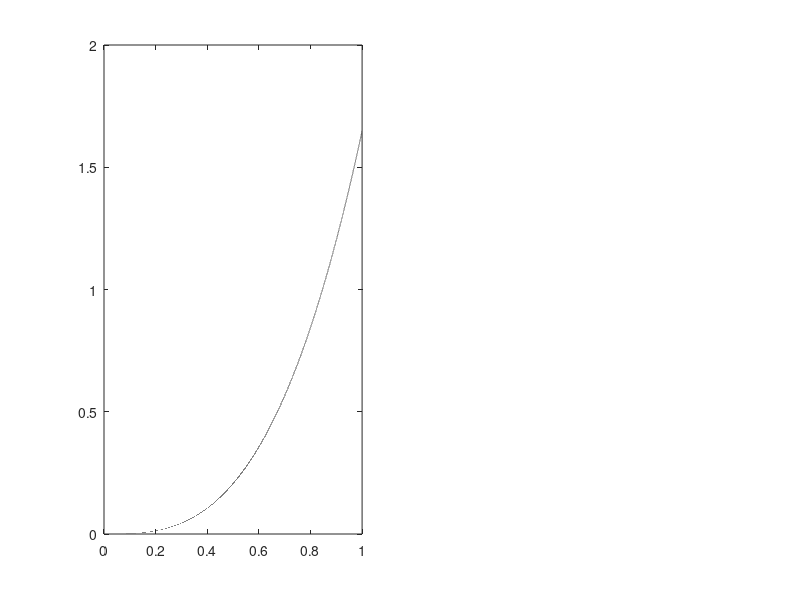

This chart was generated by the following MATLAB code: (Note: this script raises an error after producing the figure.)
%
%       o - - - - - - - - - - - - - - - - - - - - - - - o
%       |                                               |
%       |     MATH107 Lab - Final Project               |
%       |     Author: Brian Fong                        |
%       |     ID: bfong2,  87658711                     |
%       |     Date: 05/13/2021                          |
%       |                                               |
%       o - - - - - - - - - - - - - - - - - - - - - - - o 
%
%% Reset
clear
close
clc
%
% Consider the heat equation with boundary conditions given by 
%
%   u_t     = 1.5 u_xx + x^3 e^t - 9 x e^t,     (x, t) in (0, 1) X (0, T)
%   IC: u(x, 0) = x^3                               x in [0, 1]
%   BC: u(0, t) = 0,       u_x(1, t) = 3 e^t        t in [0, T]
%
% whose exact solution is u(x, t) = x^3 e^t 

%% ======== PART I =============================================
%   Use Forward Euler's method in time and Finite Difference method in
%   space to approximate the solution to the problem where the Neumann
%   boundary condition is approximated using the first order
%   approximation given by
%       u_x(1, t) ~= (v_m(t)-v_m-1(t)) / h
%   Obtain approximations at T = Nk = 0.5 and determine 
%       max_i |u(ih, Nk)-w_i^N| for h = 1/10, 1/20, 1/40, 1/80, 1/160.
%   Choose k so that k/h^2 = 1/3. Determine the order of accuracy in
%   space. 

% Exact Solution
u = @(x, t) x.^3.*exp(t);   

% Basic Setting
a = 0; b = 1; 
c = 0; T = 0.5; 
alpha = sqrt(1.5); 
H = [1/10, 1/20, 1/40, 1/80, 1/160];

% Plotting Exact Solution 
exact_x = a:10^-5:b;
subplot(1, 2, 1)
plot(exact_x, u(exact_x, T), 'k--')
hold on
sgtitle("Forward Euler's Method")
title("Approximation (at time T = 0.5)")
xlabel("x")
ylabel("u")
x_text = exact_x(round(size(exact_x, 2)/2));
y_text = u(x_text, T);
text(x_text, y_text, "Exact")
axis([0 1 0 2])
x0=100;
y0=75;
width=1000;
height=900;
set(gcf,'position',[x0,y0,width,height])

% Main Algorithm 
errors = zeros(size(H));
for h_i = 1:size(H, 2)
	% Basic Setting
	h = H(h_i);     x = a:h:b; 		Nx = size(x, 2);	Nix = Nx-2;
	k = 1/3*h^2;    t = c:k:T;      Nt = size(t, 2);	
	lambda = alpha^2*k/h^2; 
	
	% Constructing Matrix
	A = diag((1-2*lambda)*ones(Nix, 1))...		
		+ diag(lambda*ones(Nix-1, 1), 1)...		
		+ diag(lambda*ones(Nix-1, 1), -1);		

	% "Nonhomogeneous part"
	P = @(x, t) x.^3*exp(t) - 9*x.*exp(t);

	% Initial Conditions
    w = zeros(Nx, Nt);
	w(:, 1) = x.^3'; 
	
	% Boundary Conditions
	boundary = zeros(size(A, 1), 1); 

	% Forward Euler's Method
    for j = 1:Nt-1
		% update boundary at x = 1
		boundary(end) = lambda*w(end, j);
		% update
		w(2:Nx-1, j+1) = A*w(2:Nx-1, j)...
                        + k*P(x(2:Nx-1), t(j))'...
                        + boundary;
		% apply boundary condition
		w(end, j+1) = w(end-1, j+1) + 3*h*exp(t(j+1));
    end
    % Plotting Results
    plot(x, w(:, end))
    h_str = strcat("h=",num2str(h)); 
    mid_index = round(size(x, 2)/2) + h_i; 
    x_text = x(mid_index);
    y_text = w(mid_index, end);
    text(x_text, y_text, h_str)
    
	% Error
    abs_err = abs(w(2:Nx-1, end) - u(x(2:Nx-1), t(end-1))');
	errors(h_i) = max(abs_err);
end
legend("Exact", "1/10", "1/20", "1/40", "1/80", "1/160", "Location", "northwest")
hold off

% Plotting Error
subplot(1, 2, 2)
loglog(H, H)
hold on
loglog(H, H.^2)
plot(H, errors, '-o')
xlabel("Step Size h")
ylabel("Absolute Error")
title("Max Absolute Error vs Step Size (h)")
legend("O(h)", "O(h^2)", "Forward Euler", "Location", "northwest")
hold off

% Printing Error
fprintf("Forward Euler's Method: \n\n")
fprintf("  Step Size (h)     max_i|u(ih, Nk) - w_i^N| \n")
fprintf("------------------------------------------------\n")
for i = 1:size(H, 2)
   fprintf("    %1.5f                 %10.5f \n", H(i), errors(i)) 
end
fprintf("\n")

% DISCUSSION:
%   Looking at the results of the error behind the Forward Euler's 
%   method, we see that the error is around the same order of 
%   magnitude as the step size. Thus, this method is of order O(h)

%% ======== PART II =============================================
%   Repeat Part (I) using the second order approximation 
%       u_x(1, t) ~= (v_m+1(t) - v_m-1(t))/(2h) 
%   with a ghost point x_m+1. Determine the order of the accuracy 
%   in space. 
clear

% Exact Solution
u = @(x, t) x.^3.*exp(t);   

% Basic Setting
a = 0; b = 1; 
c = 0; T = 0.5; 
alpha = sqrt(1.5); 
H = [1/10, 1/20, 1/40, 1/80, 1/160];

% Plotting Exact Solution 
exact_x = a:10^-5:b;
figure
subplot(1, 2, 1)
plot(exact_x, u(exact_x, T), 'k--')
hold on
sgtitle("FDM with 2nd-Order Approx. (Ghost Point x_{m+1})")
title("Approximation (at time T = 0.5)")
xlabel("x")
ylabel("u")
x_text = exact_x(round(size(exact_x, 2)/2));
y_text = u(x_text, T);
text(x_text, y_text, "Exact")
axis([0 1 0 2])
x0=500;
y0=75;
width=1000;
height=900;
set(gcf,'position',[x0,y0,width,height])

% Main Algorithm 
errors = zeros(size(H));
for h_i = 1:size(H, 2)
	% Basic Setting
	h = H(h_i);     x = a:h:b; 		Nx = size(x, 2);	Nix = Nx-2;
	k = 1/3*h^2;    t = c:k:T;      Nt = size(t, 2);	
	lambda = alpha^2*k/h^2; 
	
	% Constructing Matrix
	A = diag((1-2*lambda)*ones(Nix, 1))...		
		+ diag(lambda*ones(Nix-1, 1), 1)...		
		+ diag(lambda*ones(Nix-1, 1), -1);		

	% "Nonhomogeneous part"
	P = @(x, t) x.^3*exp(t) - 9*x.*exp(t);

	% Initial Conditions
    w = zeros(Nx, Nt);
	w(:, 1) = x.^3'; 
	
	% Boundary Conditions
	boundary = zeros(size(A, 1), 1); 

	% 2nd-Order Approximation with ghost point
    for j = 1:Nt-1
		% update boundary at x = 1
		boundary(end) = lambda*w(end, j);
		% update
		w(2:Nx-1, j+1) = A*w(2:Nx-1, j)...
                        + k*P(x(2:Nx-1), t(j))'...
                        + boundary;
		% apply boundary condition
		w(end, j+1) = (1-2*lambda)*w(end, j)... 
                        + lambda*(6*h*exp(t(j)) + w(end-1, j))... 
                        + lambda*w(end-1, j)...
                        + k*P(x(end), t(j))';
    end
    % Plotting Results
    plot(x, w(:, end))
    h_str = strcat("h=",num2str(h)); 
    mid_index = round(size(x, 2)/2) + h_i; 
    x_text = x(mid_index);
    y_text = w(mid_index, end);
    text(x_text, y_text, h_str)
    
	% Error
    abs_err = abs(w(2:Nx-1, end) - u(x(2:Nx-1), t(end-1))');
	errors(h_i) = max(abs_err);
end
legend("Exact", "1/10", "1/20", "1/40", "1/80", "1/160", "Location", "northwest")
hold off

% Plotting Error
subplot(1, 2, 2)
loglog(H, H)
hold on 
loglog(H, H.^2)
loglog(H, errors, '-o')
xlabel("Step Size h")
ylabel("Absolute Error")
title("Max Absolute Error vs Step Size (h)")
legend("O(h)", "O(h^2)", "FDM", "Location", "northwest")
hold off

% Printing Error
fprintf("FDM with 2nd-Order Approximation (Ghost Point x_{m+1}): \n\n")
fprintf("  Step Size (h)     max_i|u(ih, Nk) - w_i^N| \n")
fprintf("--------------------------------------------------\n")
for i = 1:size(H, 2)
   fprintf("    %1.5f                 %10.5f \n", H(i), errors(i)) 
end
fprintf("\n")

% DISCUSSION:
%   Looking at the results of the error behind the 2nd-Order
%   Approximation with ghost point x_{m+1} method, we see that
%   the error is around O(h^2); more accurate than the
%   Forward Euler method. 

%% ======== PART III ============================================
%   Use the Crank-Nicolson method in time and Finite Difference method
%   in space to repeat Part (I). Choose k = h. Determine the order of
%   accuracy in space. 
clear

% Exact Solution
u = @(x, t) x.^3.*exp(t);   

% Basic Setting
a = 0; b = 1; 
c = 0; T = 0.5; 
alpha = sqrt(1.5); 
H = [1/10, 1/20, 1/40, 1/80, 1/160];

% Plotting Exact Solution 
exact_x = a:10^-5:b;
figure
subplot(1, 2, 1)
plot(exact_x, u(exact_x, T), 'k--')
hold on
sgtitle("Crank-Nicolson Method")
title("Approximation (at time T = 0.5)")
xlabel("x")
ylabel("u")
x_text = exact_x(round(size(exact_x, 2)/2));
y_text = u(x_text, T);
text(x_text, y_text, "Exact")
axis([0 1 0 2])
x0=900;
y0=75;
width=1000;
height=900;
set(gcf,'position',[x0,y0,width,height])

% Main Algorithm 
errors = zeros(size(H));
for h_i = 1:size(H, 2)
	% Basic Setting
	h = H(h_i);     x = a:h:b; 		Nx = size(x, 2);	Nix = Nx-2;
	k = h^2;    t = c:k:T;      Nt = size(t, 2);	
	lambda = alpha^2*k/h^2; 
	
	% Constructing Matrix
    % forward
    A = diag((1-2*lambda)*ones(Nix, 1))...		
		+ diag(lambda*ones(Nix-1, 1), 1)...		
		+ diag(lambda*ones(Nix-1, 1), -1);		
	% backward
    B = diag((1+2*lambda)*ones(Nix, 1))...		
		+ diag(-lambda*ones(Nix-1, 1), 1)...		
		+ diag(-lambda*ones(Nix-1, 1), -1);		

	% "Nonhomogeneous part"
	P = @(x, t) x.^3*exp(t) - 9*x.*exp(t);

	% Initial Conditions
    w_f = zeros(Nx, Nt);
	w_f(:, 1) = x.^3'; 
    w_b = zeros(Nx, Nt);
	w_b(:, 1) = x.^3'; 
	
	% Boundary Conditions
	boundary = zeros(size(A, 1), 1); 
    
    % Forward Euler's Method
    for j = 1:Nt-1
		% update boundary at x = 1
		boundary(end) = lambda/2*w_f(end, j);
		% update
		w_f(2:Nx-1, j+1) = A*w_f(2:Nx-1, j)...
                        + k*P(x(2:Nx-1), t(j))'...
                        + boundary;
		% apply boundary condition
		w_f(end, j+1) = w_f(end-1, j+1) + 3*h*exp(t(j+1));
    end

	% Backward Euler's Method
    for j = 1:Nt-1
		% update boundary at x = 1
		boundary(end) = lambda/2*w_b(end, j);
		% update
        w_b(2:Nx-1, j+1) = B \ (A*w_b(2:Nx-1, j+1) + k*P(x(2:Nx-1), t(j))' + boundary);
		% apply boundary condition
		w_b(end, j+1) = w_b(end-1, j+1) + 3*h*exp(t(j+1));
    end
    
    % Take average of Forward and Backward Euler
    w = 1/2*(w_f + w_b);
    
    % Plotting Results
    plot(x, w(:, end))
    h_str = strcat("h=",num2str(h)); 
    mid_index = round(size(x, 2)/2) + h_i; 
    x_text = x(mid_index);
    y_text = w(mid_index, end);
    text(x_text, y_text, h_str)
    
    % Error
    abs_err = abs(w(2:Nx-1, end) - u(x(2:Nx-1), t(end-1))');
    errors(h_i) = max(abs_err);
end
legend("Exact", "1/10", "1/20", "1/40", "1/80", "1/160", "Location", "northwest")
hold off

% Plotting Error
subplot(1, 2, 2)
loglog(H, H)
hold on
loglog(H, H.^2)
plot(H, errors, '-o')
xlabel("Step Size h")
ylabel("Absolute Error")
title("Max Absolute Error vs Step Size (h)")
legend("O(h)", "O(h^2)", "Forward Euler", "Location", "northwest")
hold off

% Printing Error
fprintf("Forward Euler's Method: \n\n")
fprintf("  Step Size (h)     max_i|u(ih, Nk) - w_i^N| \n")
fprintf("------------------------------------------------\n")
for i = 1:size(H, 2)
   fprintf("    %1.5f                 %5.5f \n", H(i), errors(i)) 
end
fprintf("\n")

% DISCUSSION:
%   Since we are using a Finite-Difference method with 2nd-order 
%   approximation, this method should result in O(h^2) accuracy 
%   in space. 
%   


%% ======== PART IV =============================================
% Discuss the following question 
%   (i) What is the order of accuracy in Part (I)? Why do you think that
%   you obtain this order of accuracy? 
%   
%       The Forward Euler method in space uses the 1st-order Taylor 
%       series in its approximation. This corresponds to the n = 1
%       Taylor method, which we know has order of O(h^n) = O(h).
%       Moreover, this method uses the given Neumann boundary condition
%       which is approximated with an O(h) approximation. 
%       In addition, our constraint of k/h^2 = 1/3 makes k 
%       sufficiently small so that we can have reasonably accurate
%       results in time. 
%
%   (ii) What is the order of accuracy in Part (II)? Why do you think that
%   you obtain this order of accuracy? 
%
%       In Part (II), we implement a Finite-Difference method with 
%       a 2nd-order approximation with a ghost point x_{m+1}. Since it 
%       is a 2nd-order approximation, we end up with O(h^2) accuracy. 
%       In addition, our constraint of k/h^2 = 1/3 makes k 
%       sufficiently small so that we can have reasonably accurate
%       results in time. 
%
%   (iii) What is the order of accuracy in Part (III)? Why do you think that
%   you obtain this order of accuracy? 
%
%       For Part (III), we implement the Crank-Nicolson method, which 
%       averages the approximations of Forward and Backward Euler 
%       methods, which both have local truncation error O(h^2), resulting
%       in O(h^2 + k^2) = O(h^2) accuracy. 
%       In addition, our constraint of h = k, unlike in Part (I) and
%       Part (II), makes it so that k is not so small, leading to 
%       less accurate approximations. 
%







